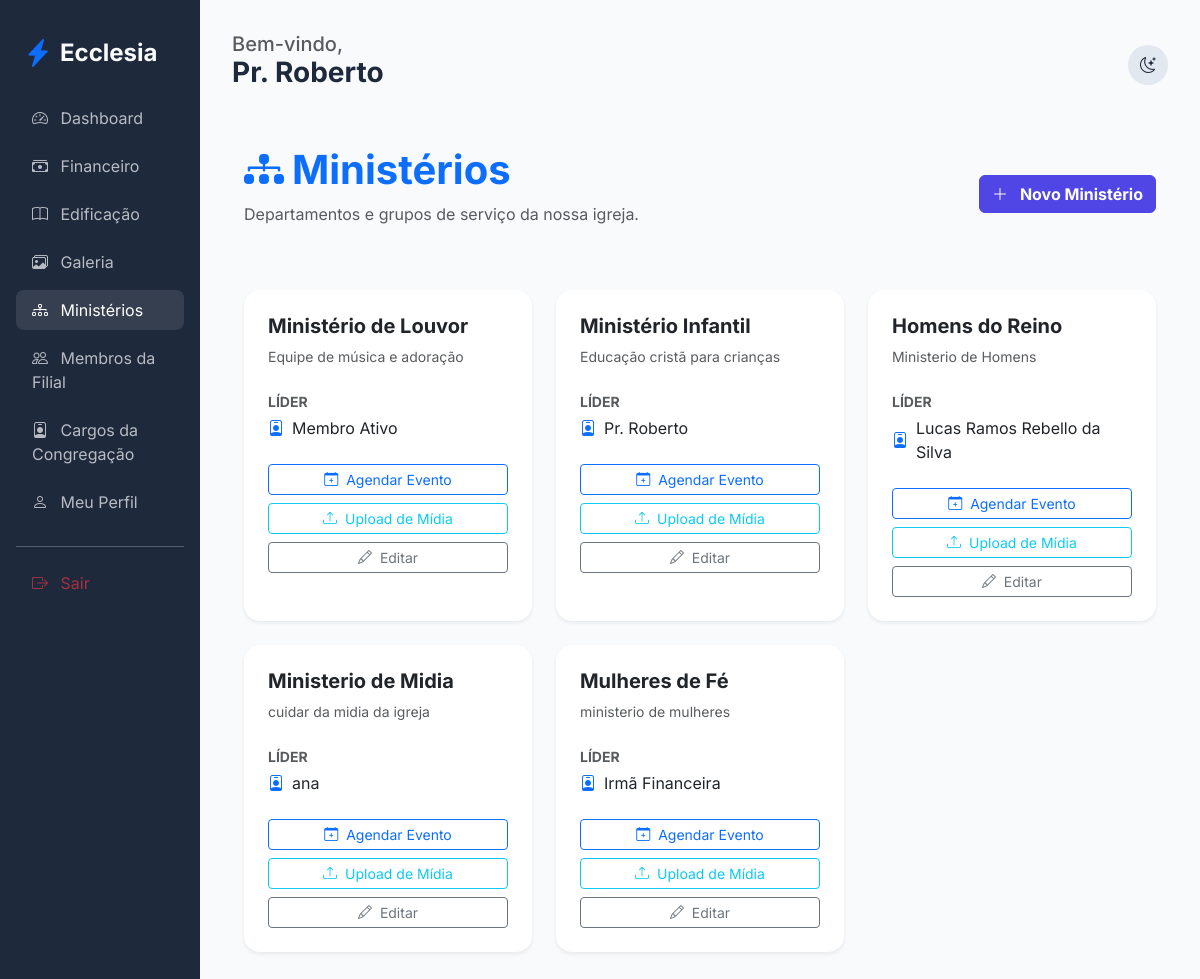
The app's page /members/ministries (signed in) with its own data.
### app/core/models.py (models this page shows, shortened)
class User(db.Model, UserMixin):
    id = db.Column(db.Integer, primary_key=True)
    name = db.Column(db.String(100), nullable=False)
    email = db.Column(db.String(120), unique=True, nullable=False)
    password_hash = db.Column(db.String(128))
    birth_date = db.Column(db.Date)
    gender = db.Column(db.String(20))
    documents = db.Column(db.String(200)) # Flexível para diferentes países
    address = db.Column(db.Text)
    phone = db.Column(db.String(50))
    status = db.Column(db.String(20), default='pending') # pending, active, rejected
    is_ministry_leader = db.Column(db.Boolean, default=False)
    church_id = db.Column(db.Integer, db.ForeignKey('church.id'))
    family_id = db.Column(db.Integer, db.ForeignKey('family.id'), nullable=True)
    church_role_id = db.Column(db.Integer, db.ForeignKey('church_role.id'), nullable=True)
    ministries = db.relationship('Ministry', secondary=member_ministries, backref=db.backref('members', lazy='dynamic'))
    can_manage_ministries = db.Column(db.Boolean, default=False)
    can_manage_media = db.Column(db.Boolean, default=False)
    can_publish_devotionals = db.Column(db.Boolean, default=False)
    can_approve_members = db.Column(db.Boolean, default=False)
    can_manage_finance = db.Column(db.Boolean, default=False)
    can_manage_kids = db.Column(db.Boolean, default=False)
    can_manage_events = db.Column(db.Boolean, default=False)  # para eventos gerais

class Ministry(db.Model):
    id = db.Column(db.Integer, primary_key=True)
    name = db.Column(db.String(100), nullable=False)
    description = db.Column(db.Text)
    church_id = db.Column(db.Integer, db.ForeignKey('church.id'))
    leader_id = db.Column(db.Integer, db.ForeignKey('user.id'), nullable=True)
    events = db.relationship('Event', backref='ministry', lazy=True)
    leader = db.relationship('User', foreign_keys=[leader_id])

### app/modules/members/routes.py (the view)
@members_bp.route('/ministries')
@login_required
def list_ministries():
    if current_user.church_role and current_user.church_role.name == 'Administrador Global':
        ministries = Ministry.query.all()
    elif can_manage_ministries():
        ministries = Ministry.query.filter_by(church_id=current_user.church_id).all()
    else:
        ministries = current_user.ministries
    return render_template('members/ministries.html', ministries=ministries)

### app/modules/members/routes.py (called while the page is built)
def can_manage_ministries():
    return current_user.can_manage_ministries or (
        current_user.church_role and current_user.church_role.name in ['Administrador Global', 'Pastor Líder']
    )

### app/templates/members/ministries.html
{% extends "base.html" %}
{% block content %}
<div class="container py-4">
    <div class="d-flex justify-content-between align-items-center mb-5">
        <div>
            <h1 class="fw-bold text-primary"><i class="bi bi-diagram-3-fill me-2"></i>Ministérios</h1>
            <p class="text-muted">Departamentos e grupos de serviço da nossa igreja.</p>
        </div>
        {% if current_user.can_manage_ministries or (current_user.church_role and current_user.church_role.name in ['Administrador Global', 'Pastor Líder']) %}
        <a href="{{ url_for('members.add_ministry') }}" class="btn btn-primary fw-bold">
            <i class="bi bi-plus-lg me-2"></i> Novo Ministério
        </a>
        {% endif %}
    </div>
    <div class="row g-4">
        {% for ministry in ministries %}
        <div class="col-md-6 col-lg-4">
            <div class="card h-100 border-0 shadow-sm">
                <div class="card-body p-4">
                    <h5 class="fw-bold mb-2">{{ ministry.name }}</h5>
                    <p class="text-muted small mb-4">{{ ministry.description }}</p>
                    <div class="mb-4">
                        <label class="small fw-bold text-muted d-block mb-1">LÍDER</label>
                        <div class="d-flex align-items-center">
                            <i class="bi bi-person-badge me-2 text-primary"></i>
                            <span>{{ ministry.leader.name if ministry.leader else 'Sem líder definido' }}</span>
                        </div>
                    </div>
                    <div class="d-grid gap-2">
                        {% if ministry.leader_id == current_user.id or current_user.can_manage_ministries or (current_user.church_role and current_user.church_role.name in ['Administrador Global', 'Pastor Líder']) %}
                        <a href="{{ url_for('members.add_ministry_event', id=ministry.id) }}" class="btn btn-sm btn-outline-primary">
                            <i class="bi bi-calendar-plus me-1"></i> Agendar Evento
                        </a>
                        <a href="{{ url_for('edification.upload_media', ministry_id=ministry.id) }}" class="btn btn-sm btn-outline-info">
                            <i class="bi bi-upload me-1"></i> Upload de Mídia
                        </a>
                        <a href="{{ url_for('members.edit_ministry', id=ministry.id) }}" class="btn btn-sm btn-outline-secondary">
                            <i class="bi bi-pencil me-1"></i> Editar
                        </a>
                        {% endif %}
                    </div>
                </div>
            </div>
        </div>
        {% else %}
        <div class="col-12 text-center py-5">
            <i class="bi bi-people fs-1 text-muted opacity-50 d-block mb-3"></i>
            <p class="text-muted">Nenhum ministério cadastrado.</p>
        </div>
        {% endfor %}
    </div>
</div>
{% endblock %}

### app/templates/base.html (shortened to what this page needs)
<!DOCTYPE html>
<html lang="pt-BR">
<head>
    <link href="https://cdn.jsdelivr.net/npm/bootstrap@5.3.0/dist/css/bootstrap.min.css" rel="stylesheet">
    <link href="https://cdn.jsdelivr.net/npm/bootstrap-icons@1.10.0/font/bootstrap-icons.css" rel="stylesheet">
    <link rel="stylesheet" href="{{ url_for('static', filename='css/premium.css') }}">
</head>
<body>
    <div class="container-fluid">
        <div class="row">
            {% if current_user.is_authenticated %}
            <div class="col-md-3 col-lg-2 sidebar d-none d-md-block">
                <div class="d-flex align-items-center mb-4 px-2">
                    <i class="bi bi-lightning-charge-fill text-primary fs-3 me-2"></i>
                    <h4 class="mb-0 fw-bold">Ecclesia</h4>
                </div>
                <nav class="nav flex-column">
                    <a class="nav-link {{ 'active' if request.endpoint == 'members.dashboard' }}" href="{{ url_for('members.dashboard') }}">
                        <i class="bi bi-speedometer2 me-2"></i> Dashboard
                    </a>
                    <a class="nav-link {{ 'active' if 'finance' in request.endpoint }}" href="{{ url_for('finance.dashboard') }}">
                        <i class="bi bi-cash-stack me-2"></i> Financeiro
                    </a>
                    <a class="nav-link {{ 'active' if 'edification' in request.endpoint }}" href="{{ url_for('edification.studies') }}">
                        <i class="bi bi-book me-2"></i> Edificação
                    </a>
                    <a class="nav-link {{ 'active' if 'gallery' in request.endpoint }}" href="{{ url_for('edification.gallery') }}">
                        <i class="bi bi-images me-2"></i> Galeria
                    </a>
                    <a class="nav-link {{ 'active' if 'ministries' in request.endpoint }}" href="{{ url_for('members.list_ministries') }}">
                        <i class="bi bi-diagram-3 me-2"></i> Ministérios
                    </a>
                    {% if current_user.can_approve_members or (current_user.church_role and current_user.church_role.name in ['Administrador Global', 'Pastor Líder']) %}
                    <a class="nav-link {{ 'active' if 'church_members' in request.endpoint }}" href="{{ url_for('members.church_members') }}">
                        <i class="bi bi-people me-2"></i> Membros da Filial
                    </a>
                    {% endif %}
                    {% if current_user.can_approve_members or (current_user.church_role and current_user.church_role.name in ['Administrador Global', 'Pastor Líder']) %}
                    <a class="nav-link {{ 'active' if 'roles' in request.endpoint }}" href="{{ url_for('admin.list_roles') }}">
                        <i class="bi bi-person-badge me-2"></i> Cargos da Congregação
                    </a>
                    {% endif %}
                    <a class="nav-link" href="{{ url_for('members.profile') }}">
                        <i class="bi bi-person me-2"></i> Meu Perfil
                    </a>
                    <hr class="my-3 opacity-25">
                    <a class="nav-link text-danger" href="{{ url_for('auth.logout') }}">
                        <i class="bi bi-box-arrow-right me-2"></i> Sair
                    </a>
                </nav>
            </div>
            {% endif %}
            <div class="col-md-9 col-lg-10 main-content {{ 'mx-auto' if not current_user.is_authenticated }}">
                <header class="d-flex justify-content-between align-items-center mb-4">
                    <div>
                        {% if current_user.is_authenticated %}
                        <h5 class="text-muted mb-0">Bem-vindo,</h5>
                        <h3 class="fw-bold">{{ current_user.name }}</h3>
                        {% endif %}
                    </div>
                    <div class="d-flex align-items-center gap-3">
                        <div class="theme-toggle" onclick="toggleTheme()">
                            <i class="bi bi-moon-stars" id="theme-icon"></i>
                        </div>
                    </div>
                </header>
                {% block content %}{% endblock %}
            </div>
        </div>
    </div>
</body>
</html>

### app/static/css/premium.css (style rules this page uses)
:root { --primary: #4f46e5; --primary-hover: #4338ca; --secondary: #64748b; --success: #10b981; --danger: #ef4444; --warning: #f59e0b; --info: #06b6d4; --bg-main: #f8fafc; --bg-card: #ffffff; --text-main: #1e293b; --text-muted: #64748b; --border: #e2e8f0; --sidebar-bg: #1e293b; --sidebar-text: #f8fafc; --input-bg: #ffffff; }
body { font-family: 'Inter', sans-serif; background-color: var(--bg-main); color: var(--text-main); transition: all 0.3s ease; }
.sidebar { background-color: var(--sidebar-bg); color: var(--sidebar-text); min-height: 100vh; padding: 2rem 1rem; }
.nav-link { color: var(--sidebar-text); opacity: 0.7; transition: all 0.2s; border-radius: 0.5rem; margin-bottom: 0.5rem; }
.nav-link:hover, .nav-link.active { opacity: 1; background-color: rgba(255,255,255,0.1); color: white; }
.main-content { padding: 2rem; }
.card { background-color: var(--bg-card); border: 1px solid var(--border); border-radius: 1rem; box-shadow: 0 4px 6px -1px rgb(0 0 0 / 0.1); transition: transform 0.2s; }
.btn-primary { background-color: var(--primary); border-color: var(--primary); }
.theme-toggle { cursor: pointer; padding: 0.5rem; border-radius: 50%; background: var(--border); display: flex; align-items: center; justify-content: center; width: 40px; height: 40px; }

### records on screen
User: name "Pr. Roberto"
Ministry: name "Ministério de Louvor", description "Equipe de música e adoração", leader "Membro Ativo"
Ministry: name "Ministério Infantil", description "Educação cristã para crianças", leader "Pr. Roberto"
Ministry: name "Homens do Reino", description "Ministerio de Homens", leader "Lucas Ramos Rebello da Silva"
Ministry: name "Ministerio de Midia", description "cuidar da midia da igreja", leader "ana"
Ministry: name "Mulheres de Fé", description "ministerio de mulheres", leader "Irmã Financeira"
